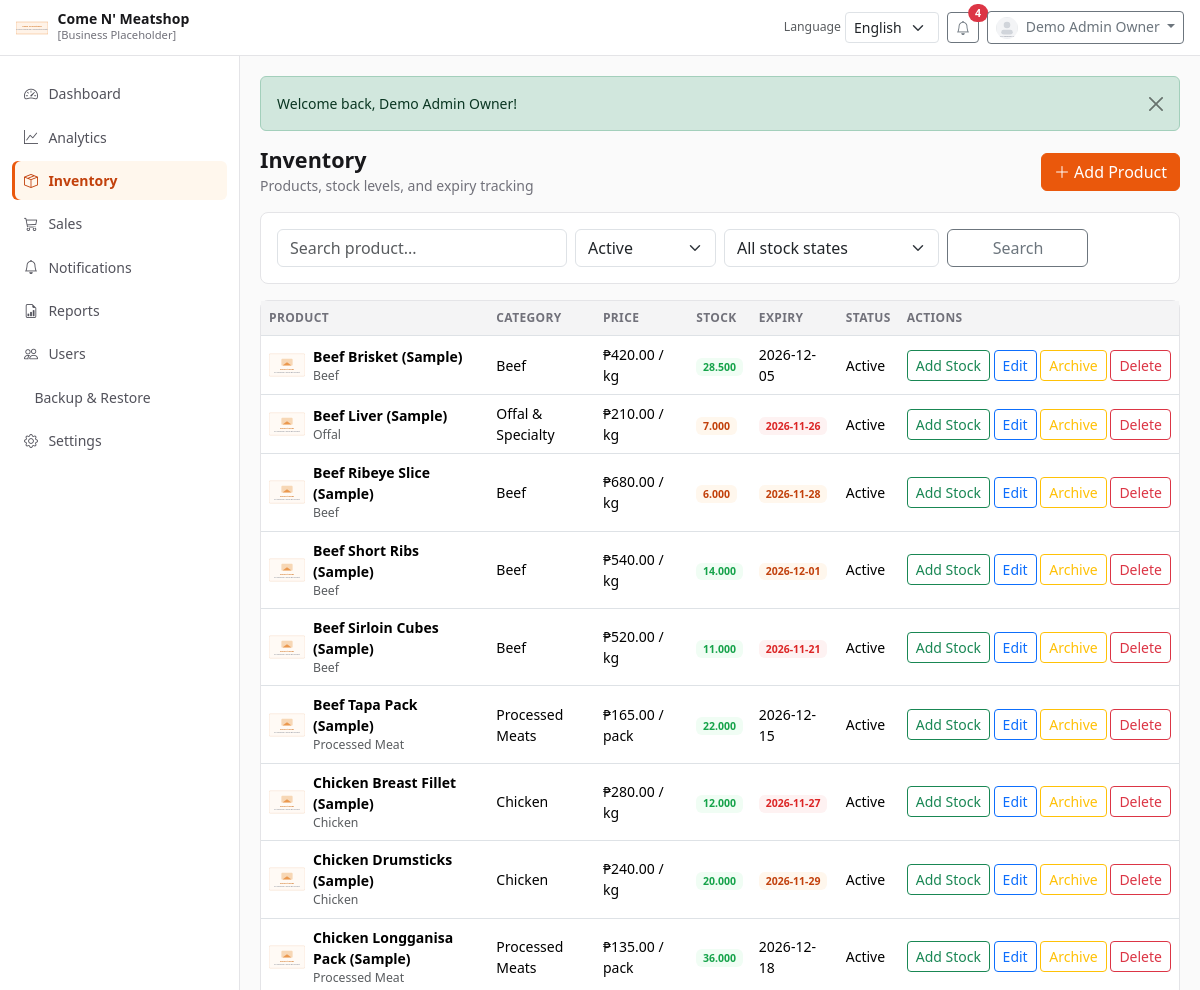
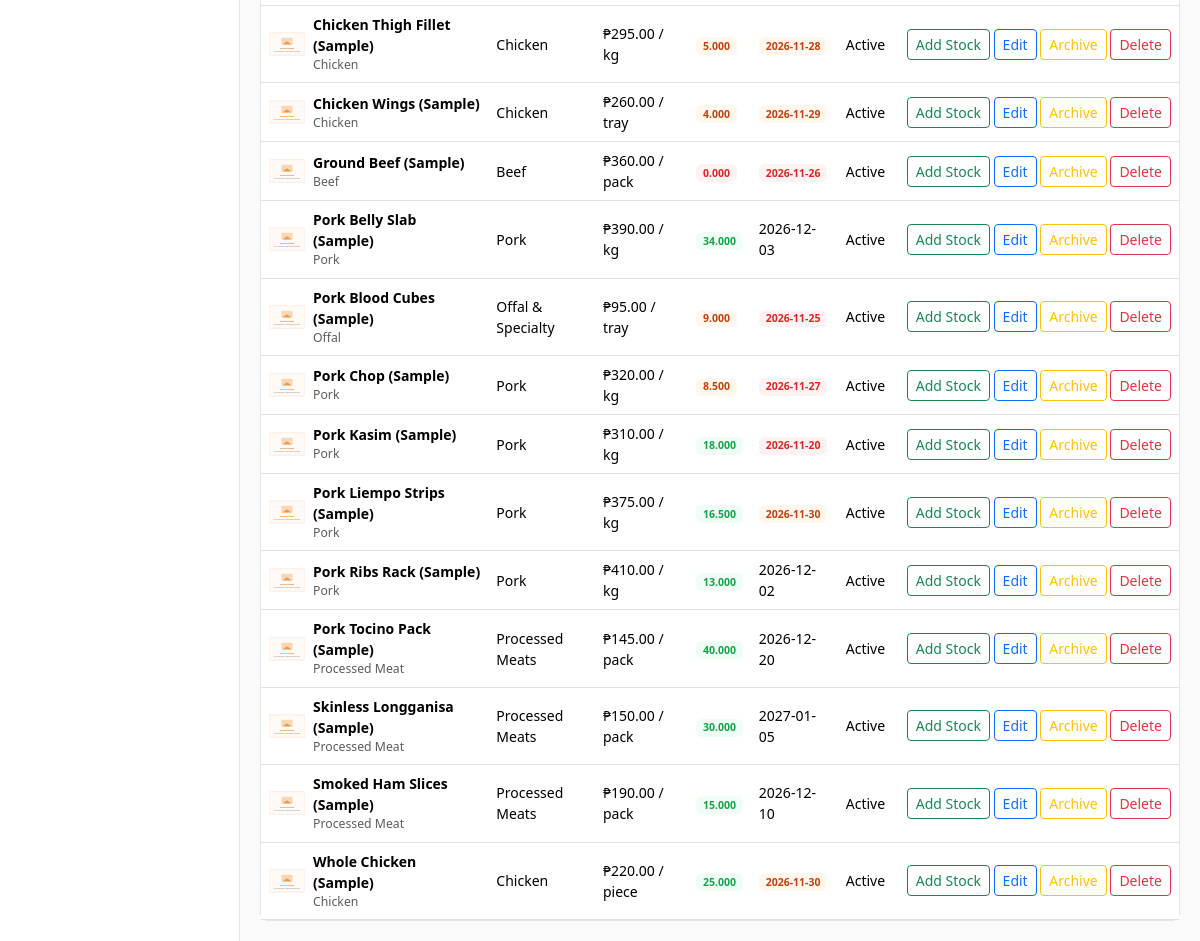
The app's page /sandbox-live-website/modules/inventory/index.php (signed in) with its own data (2 pictures, top to bottom).
### tables this page shows
CREATE TABLE `products` (
  `id` INT UNSIGNED NOT NULL AUTO_INCREMENT,
  `category_id` INT UNSIGNED NULL,
  `name` VARCHAR(150) NOT NULL,
  `meat_type` VARCHAR(100) NULL,
  `description` TEXT NULL,
  `price` DECIMAL(12,2) NOT NULL DEFAULT 0.00,
  `unit` VARCHAR(30) NOT NULL DEFAULT 'kg',
  `stock_quantity` DECIMAL(12,3) NOT NULL DEFAULT 0.000,
  `min_stock_level` DECIMAL(12,3) NOT NULL DEFAULT 10.000,
  `expiration_date` DATE NULL,
  `image_path` VARCHAR(255) NULL,
  `barcode` VARCHAR(100) NULL,
  `supplier` VARCHAR(150) NULL,
  `status` ENUM('Active','Inactive','Archived','Deleted') NOT NULL DEFAULT 'Active',
  `created_by` INT UNSIGNED NULL,
  `updated_by` INT UNSIGNED NULL,
  `created_at` DATETIME NOT NULL DEFAULT CURRENT_TIMESTAMP,
  `updated_at` DATETIME NOT NULL DEFAULT CURRENT_TIMESTAMP ON UPDATE CURRENT_TIMESTAMP,
  `archived_at` DATETIME NULL,
  `deleted_at` DATETIME NULL,
  PRIMARY KEY (`id`),
  UNIQUE KEY `uk_products_barcode` (`barcode`),
  KEY `idx_products_category_status` (`category_id`, `status`),
  KEY `idx_products_name` (`name`),
  KEY `idx_products_status` (`status`),
  KEY `idx_products_expiration` (`expiration_date`),
  KEY `idx_products_stock` (`stock_quantity`),
  CONSTRAINT `fk_products_category` FOREIGN KEY (`category_id`) REFERENCES `product_categories` (`id`)
    ON UPDATE CASCADE ON DELETE SET NULL,
  CONSTRAINT `fk_products_created_by` FOREIGN KEY (`created_by`) REFERENCES `users` (`id`)
    ON UPDATE CASCADE ON DELETE SET NULL,
  CONSTRAINT `fk_products_updated_by` FOREIGN KEY (`updated_by`) REFERENCES `users` (`id`)
    ON UPDATE CASCADE ON DELETE SET NULL,
  CONSTRAINT `chk_products_price_nonneg` CHECK (`price` >= 0),
  CONSTRAINT `chk_products_stock_nonneg` CHECK (`stock_quantity` >= 0),
  CONSTRAINT `chk_products_min_stock_nonneg` CHECK (`min_stock_level` >= 0)
);

CREATE TABLE `product_categories` (
  `id` INT UNSIGNED NOT NULL AUTO_INCREMENT,
  `name` VARCHAR(100) NOT NULL,
  `description` VARCHAR(255) NULL,
  `status` ENUM('Active','Inactive','Archived') NOT NULL DEFAULT 'Active',
  `created_at` DATETIME NOT NULL DEFAULT CURRENT_TIMESTAMP,
  `updated_at` DATETIME NOT NULL DEFAULT CURRENT_TIMESTAMP ON UPDATE CURRENT_TIMESTAMP,
  PRIMARY KEY (`id`),
  UNIQUE KEY `uk_product_categories_name` (`name`),
  KEY `idx_product_categories_status` (`status`)
);

### sandbox-live-website/includes/lang.php (called while the page is built, shortened)
<?php
function current_lang(): string
{
    $lang = $_SESSION['lang'] ?? 'en';
    return in_array($lang, ['en', 'fil'], true) ? $lang : 'en';
}
function translations(): array
{
    static $cache = [];
    $lang = current_lang();
    if (isset($cache[$lang])) {
        return $cache[$lang];
    }
    $file = __DIR__ . '/../assets/lang/' . $lang . '.php';
    $cache[$lang] = is_file($file) ? require $file : [];
    return $cache[$lang];
}
function __(string $key, array $replace = []): string
{
    $text = translations()[$key] ?? $key;
    return $text;
}

### sandbox-live-website/assets/lang/en.php (called while the page is built, shortened)
<?php
return [
    'Please log in to continue.' => 'Please log in to continue.',
    'You do not have permission to access that page.' => 'You do not have permission to access that page.',
    'Invalid security token. Please try again.' => 'Invalid security token. Please try again.',
    'Dashboard' => 'Dashboard',
    'Analytics' => 'Analytics',
    'Inventory' => 'Inventory',
    'Sales' => 'Sales',
    'Notifications' => 'Notifications',
    'Reports' => 'Reports',
    'Users' => 'Users',
    'Backup & Restore' => 'Backup & Restore',
    'Settings' => 'Settings',
    'Profile' => 'Profile',
    'Logout' => 'Logout',
    'Login' => 'Login',
    'Username or Email' => 'Username or Email',
    'Password' => 'Password',
    'Sign in' => 'Sign in',
    'Welcome back' => 'Welcome back',
    'Sales Summary' => 'Sales Summary',
    'Inventory Summary' => 'Inventory Summary',
    'Low Stock Items' => 'Low Stock Items',
    'Search' => 'Search',
    'Add Product' => 'Add Product',
    'Add Stock' => 'Add Stock',
    'Save' => 'Save',
    'Cancel' => 'Cancel',
    'Edit' => 'Edit',
    'Delete' => 'Delete',
    'Archive' => 'Archive',
    'Restore' => 'Restore',
    'Record Sale' => 'Record Sale',
    'Sales History' => 'Sales History',
    'Review Sale' => 'Review Sale',
    'Confirm & Save' => 'Confirm & Save',
    'Make Changes' => 'Make Changes',
    'Print Receipt' => 'Print Receipt',
    'Mark as read' => 'Mark as read',
    'Clear' => 'Clear',
    'Language' => 'Language',
    'English' => 'English',
    'Filipino' => 'Filipino',
    'Invalid username or password.' => 'Invalid username or password.',
    'Account is not active.' => 'Account is not active.',
    'Logged out successfully.' => 'Logged out successfully.',
    'Profile updated successfully.' => 'Profile updated successfully.',
    'No records found.' => 'No records found.',
    'Actions' => 'Actions',
    'Status' => 'Status',
    'Total Sales' => 'Total Sales',
    'Transactions' => 'Transactions',
    'Products' => 'Products',
    'Active Products' => 'Active Products',
    'Out of Stock' => 'Out of Stock',
    'Near Expiry' => 'Near Expiry',
    'Expired' => 'Expired',
];

### sandbox-live-website/includes/functions.php (called while the page is built, shortened)
<?php
function app_config(?string $key = null)
{
    static $config = null;
    if ($config === null) {
        $config = require __DIR__ . '/../config/app.php';
    }
    $parts = explode('.', $key);
    $value = $config;
    foreach ($parts as $part) {
        $value = $value[$part];
    }
    return $value;
}
function base_url(string $path = ''): string
{
    $base = rtrim((string) app_config('base_url'), '/');
    $path = ltrim($path, '/');
    return $path === '' ? $base . '/' : $base . '/' . $path;
}
function e(?string $value): string
{
    return htmlspecialchars((string) $value, ENT_QUOTES | ENT_SUBSTITUTE, 'UTF-8');
}
function money($amount): string
{
    return app_config('currency_symbol') . number_format((float) $amount, 2);
}
function current_user(): ?array
{
    return $_SESSION['user'] ?? null;
}
function is_admin(): bool
{
    return (current_user()['role_name'] ?? '') === ROLE_ADMIN;
}
function get(string $key, $default = null)
{
    return $_GET[$key] ?? $default;
}

### sandbox-live-website/config/app.php (called while the page is built, shortened)
<?php
return [
    'name' => "Come N' Meatshop",
    'tagline' => 'Web-Based Inventory Management System',
    'timezone' => 'Asia/Manila',
    'base_path' => str_replace('\\', '/', dirname(__DIR__)),
    'base_url' => getenv('https://gitrem0te.github.io/DemoMeatShop/') ?: '/live%20website/DemoMeatShop/sandbox-live-website/',
    'default_language' => 'en',
    'supported_languages' => ['en', 'fil'],
    'currency_symbol' => '₱',
    'currency_code' => 'PHP',
    'default_vat_percent' => 12.00,
    'default_min_stock' => 10,
    'near_expiry_days' => 3,
    'email_notifications_enabled' => false,
    'business' => [
        'name' => "Come N' Meatshop",
        'address' => '[Business Address Placeholder]',
        'phone' => '[Contact Number Placeholder]',
        'email' => '[Business Email Placeholder]',
        'logo' => 'assets/images/placeholders/logo-placeholder.svg',
        'receipt_footer' => "Thank you for shopping at Come N' Meatshop!",
    ],
];

### sandbox-live-website/includes/db.php (called while the page is built, shortened)
<?php
function db(): PDO
{
    static $pdo = null;
    if ($pdo instanceof PDO) {
        return $pdo;
    }
    $cfg = require __DIR__ . '/../config/database.php';
    $dsn = sprintf(
        'mysql:host=%s;port=%d;dbname=%s;charset=%s',
        $cfg['host'],
        $cfg['port'],
        $cfg['dbname'],
        $cfg['charset']
    );
    $pdo = new PDO($dsn, $cfg['username'], $cfg['password'], $cfg['options']);
    return $pdo;
}

### sandbox-live-website/modules/inventory/index.php (the view, shortened to what this page needs)
<?php
$q = trim((string) get('q', ''));
$status = (string) get('status', 'Active');
$nearDays = (int) app_config('near_expiry_days');
$sql = "SELECT p.*, c.name AS category_name
        FROM products p
        LEFT JOIN product_categories c ON c.id = p.category_id
        WHERE 1=1";
$params = [];
if ($status !== 'all') {
    $sql .= ' AND p.status = ?';
    $params[] = $status;
}
$sql .= ' ORDER BY p.name ASC';
$stmt = db()->prepare($sql);
$stmt->execute($params);
$products = $stmt->fetchAll();
require __DIR__ . '/../../includes/header.php';
?>
<div class="page-header">
    <div>
        <h1><?= e(__('Inventory')) ?></h1>
        <p class="subtitle">Products, stock levels, and expiry tracking</p>
    </div>
    <div class="d-flex gap-2">
        <?php if ($admin): ?>
            <a href="<?= e(base_url('modules/inventory/form.php')) ?>" class="btn btn-primary"><i class="bi bi-plus-lg"></i> <?= e(__('Add Product')) ?></a>
        <?php endif; ?>
    </div>
</div>
<div class="card mb-3">
    <div class="card-body">
        <form class="row g-2" method="get">
            <div class="col-md-4">
                <input type="text" name="q" class="form-control" placeholder="<?= e(__('Search')) ?> product..." value="<?= e($q) ?>">
            </div>
            <div class="col-md-2">
                <select name="status" class="form-select">
                    <?php foreach (['Active','Inactive','Archived','Deleted','all'] as $s): ?>
                        <option value="<?= e($s) ?>" <?= $status === $s ? 'selected' : '' ?>><?= e($s) ?></option>
                    <?php endforeach; ?>
                </select>
            </div>
            <div class="col-md-3">
                <select name="filter" class="form-select">
                    <option value="">All stock states</option>
                </select>
            </div>
            <div class="col-md-2">
                <button class="btn btn-outline-secondary w-100" type="submit"><?= e(__('Search')) ?></button>
            </div>
        </form>
    </div>
</div>
<div class="card">
    <div class="table-responsive">
        <table class="table table-hover align-middle mb-0">
            <thead>
            <tr>
                <th>Product</th>
                <th>Category</th>
                <th>Price</th>
                <th>Stock</th>
                <th>Expiry</th>
                <th><?= e(__('Status')) ?></th>
                <th><?= e(__('Actions')) ?></th>
            </tr>
            </thead>
            <tbody>
            <?php if (!$products): ?>
                <tr><td colspan="7" class="text-muted p-3"><?= e(__('No records found.')) ?></td></tr>
            <?php else: foreach ($products as $p): ?>
                <?php
                $stockClass = 'badge-soft-success';
                if ((float) $p['stock_quantity'] <= 0) $stockClass = 'badge-soft-danger';
                elseif ((float) $p['stock_quantity'] <= (float) $p['min_stock_level']) $stockClass = 'badge-soft-warning';
                $expBadge = '';
                if (!empty($p['expiration_date'])) {
                    if ($p['expiration_date'] < date('Y-m-d')) $expBadge = 'badge-soft-danger';
                    elseif ($p['expiration_date'] <= date('Y-m-d', strtotime('+' . $nearDays . ' days'))) $expBadge = 'badge-soft-warning';
                }
                ?>
                <tr>
                    <td>
                        <div class="d-flex align-items-center gap-2">
                            <img src="<?= e(base_url($p['image_path'] ?: 'assets/images/placeholders/product-placeholder.svg')) ?>" width="36" height="36" alt="">
                            <div>
                                <div class="fw-semibold"><?= e($p['name']) ?></div>
                                <div class="small text-muted"><?= e((string) $p['meat_type']) ?></div>
                            </div>
                        </div>
                    </td>
                    <td><?= e((string) $p['category_name']) ?></td>
                    <td><?= e(money($p['price'])) ?> / <?= e($p['unit']) ?></td>
                    <td><span class="badge <?= $stockClass ?>"><?= e($p['stock_quantity']) ?></span></td>
                    <td><span class="<?= $expBadge ? 'badge ' . $expBadge : '' ?>"><?= e((string) $p['expiration_date']) ?></span></td>
                    <td><?= e($p['status']) ?></td>
                    <td class="text-nowrap">
                        <a class="btn btn-sm btn-outline-success" href="<?= e(base_url('modules/inventory/stock.php?id=' . $p['id'])) ?>"><?= e(__('Add Stock')) ?></a>
                        <?php if ($admin): ?>
                            <a class="btn btn-sm btn-outline-primary" href="<?= e(base_url('modules/inventory/form.php?id=' . $p['id'])) ?>"><?= e(__('Edit')) ?></a>
                            <?php if ($p['status'] !== 'Archived'): ?>
                                <form class="d-inline" method="post" action="<?= e(base_url('modules/inventory/actions.php')) ?>">
                                    <button class="btn btn-sm btn-outline-warning" data-confirm="Archive this product?"><?= e(__('Archive')) ?></button>
                                </form>
                            <?php endif; ?>
                            <form class="d-inline" method="post" action="<?= e(base_url('modules/inventory/actions.php')) ?>">
                                <button class="btn btn-sm btn-outline-danger" data-confirm="Permanently delete this product?"><?= e(__('Delete')) ?></button>
                            </form>
                        <?php endif; ?>
                    </td>
                </tr>
            <?php endforeach; endif; ?>
            </tbody>
        </table>
    </div>
</div>
<?php require __DIR__ . '/../../includes/footer.php'; ?>

### records on screen
products: image_path (placeholder picture), name "Beef Brisket (Sample)", meat_type "Beef", category.name "Beef", price "₱420.00", unit "kg", stock_quantity "28.500", expiration_date "2026-12-05", status "Active"
products: image_path (placeholder picture), name "Beef Liver (Sample)", meat_type "Offal", category.name "Offal & Specialty", price "₱210.00", unit "kg", stock_quantity "7.000", expiration_date "2026-11-26", status "Active"
products: image_path (placeholder picture), name "Beef Ribeye Slice (Sample)", meat_type "Beef", category.name "Beef", price "₱680.00", unit "kg", stock_quantity "6.000", expiration_date "2026-11-28", status "Active"
products: image_path (placeholder picture), name "Beef Short Ribs (Sample)", meat_type "Beef", category.name "Beef", price "₱540.00", unit "kg", stock_quantity "14.000", expiration_date "2026-12-01", status "Active"
products: image_path (placeholder picture), name "Beef Sirloin Cubes (Sample)", meat_type "Beef", category.name "Beef", price "₱520.00", unit "kg", stock_quantity "11.000", expiration_date "2026-11-21", status "Active"
products: image_path (placeholder picture), name "Beef Tapa Pack (Sample)", meat_type "Processed Meat", category.name "Processed Meats", price "₱165.00", unit "pack", stock_quantity "22.000", expiration_date "2026-12-15", status "Active"
products: image_path (placeholder picture), name "Chicken Breast Fillet (Sample)", meat_type "Chicken", category.name "Chicken", price "₱280.00", unit "kg", stock_quantity "12.000", expiration_date "2026-11-27", status "Active"
products: image_path (placeholder picture), name "Chicken Drumsticks (Sample)", meat_type "Chicken", category.name "Chicken", price "₱240.00", unit "kg", stock_quantity "20.000", expiration_date "2026-11-29", status "Active"
products: image_path (placeholder picture), name "Chicken Longganisa Pack (Sample)", meat_type "Processed Meat", category.name "Processed Meats", price "₱135.00", unit "pack", stock_quantity "36.000", expiration_date "2026-12-18", status "Active"
products: image_path (placeholder picture), name "Chicken Thigh Fillet (Sample)", meat_type "Chicken", category.name "Chicken", price "₱295.00", unit "kg", stock_quantity "5.000", expiration_date "2026-11-28", status "Active"
products: image_path (placeholder picture), name "Chicken Wings (Sample)", meat_type "Chicken", category.name "Chicken", price "₱260.00", unit "tray", stock_quantity "4.000", expiration_date "2026-11-29", status "Active"
products: image_path (placeholder picture), name "Ground Beef (Sample)", meat_type "Beef", category.name "Beef", price "₱360.00", unit "pack", stock_quantity "0.000", expiration_date "2026-11-26", status "Active"
products: image_path (placeholder picture), name "Pork Belly Slab (Sample)", meat_type "Pork", category.name "Pork", price "₱390.00", unit "kg", stock_quantity "34.000", expiration_date "2026-12-03", status "Active"
products: image_path (placeholder picture), name "Pork Blood Cubes (Sample)", meat_type "Offal", category.name "Offal & Specialty", price "₱95.00", unit "tray", stock_quantity "9.000", expiration_date "2026-11-25", status "Active"
products: image_path (placeholder picture), name "Pork Chop (Sample)", meat_type "Pork", category.name "Pork", price "₱320.00", unit "kg", stock_quantity "8.500", expiration_date "2026-11-27", status "Active"
products: image_path (placeholder picture), name "Pork Kasim (Sample)", meat_type "Pork", category.name "Pork", price "₱310.00", unit "kg", stock_quantity "18.000", expiration_date "2026-11-20", status "Active"
products: image_path (placeholder picture), name "Pork Liempo Strips (Sample)", meat_type "Pork", category.name "Pork", price "₱375.00", unit "kg", stock_quantity "16.500", expiration_date "2026-11-30", status "Active"
products: image_path (placeholder picture), name "Pork Ribs Rack (Sample)", meat_type "Pork", category.name "Pork", price "₱410.00", unit "kg", stock_quantity "13.000", expiration_date "2026-12-02", status "Active"
products: image_path (placeholder picture), name "Pork Tocino Pack (Sample)", meat_type "Processed Meat", category.name "Processed Meats", price "₱145.00", unit "pack", stock_quantity "40.000", expiration_date "2026-12-20", status "Active"
products: image_path (placeholder picture), name "Skinless Longganisa (Sample)", meat_type "Processed Meat", category.name "Processed Meats", price "₱150.00", unit "pack", stock_quantity "30.000", expiration_date "2027-01-05", status "Active"
products: image_path (placeholder picture), name "Smoked Ham Slices (Sample)", meat_type "Processed Meat", category.name "Processed Meats", price "₱190.00", unit "pack", stock_quantity "15.000", expiration_date "2026-12-10", status "Active"
products: image_path (placeholder picture), name "Whole Chicken (Sample)", meat_type "Chicken", category.name "Chicken", price "₱220.00", unit "piece", stock_quantity "25.000", expiration_date "2026-11-30", status "Active"

### other values on screen
app_config('business.name') "Come N' Meatshop"
__('Language') "Language"
$unread "4"
$user['full_name'] "Demo Admin Owner"
$link['label'] "Dashboard"
$link['label'] "Analytics"
$link['label'] "Inventory"
$link['label'] "Sales"
$link['label'] "Notifications"
$link['label'] "Reports"
$link['label'] "Users"
$link['label'] "Backup & Restore"
$link['label'] "Settings"
$flash['message'] "Welcome back, Demo Admin Owner!"
__('Inventory') "Inventory"
